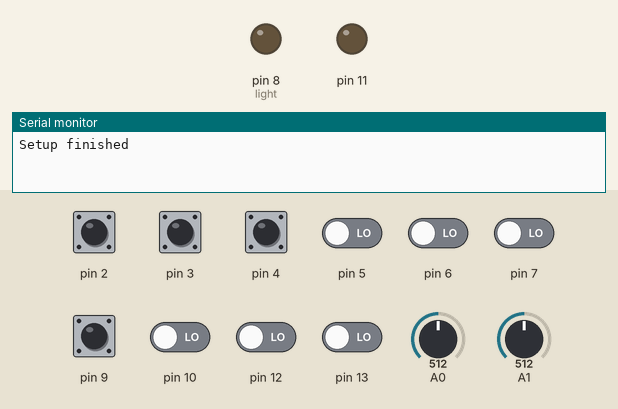
A sketch run on a simulated Arduino Uno, built with avr-gcc and run on an emulated ATmega328P. Shown: output pins drawn as LEDs (lit = HIGH), the last lines printed to the serial monitor. Inputs (shaded band) come from the test bench; at power-on: pin 2–4, pin 9 HIGH, pin 5–7, pin 10, pin 12, pin 13 LOW, A0 = 512, A1 = 512. Random numbers use the default seed unless the sketch sets one.

Above: at 1.2 s.
1.3 s: pin 2 pulled LOW for 0.15 s
At 3.18 s:
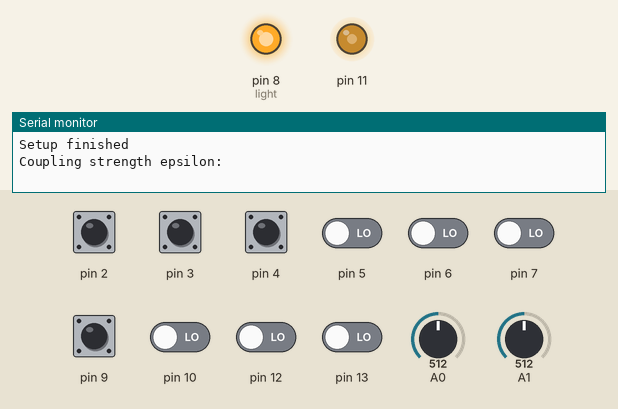
4.3 s: pin 3 pulled LOW for 0.15 s
At 6.24 s:
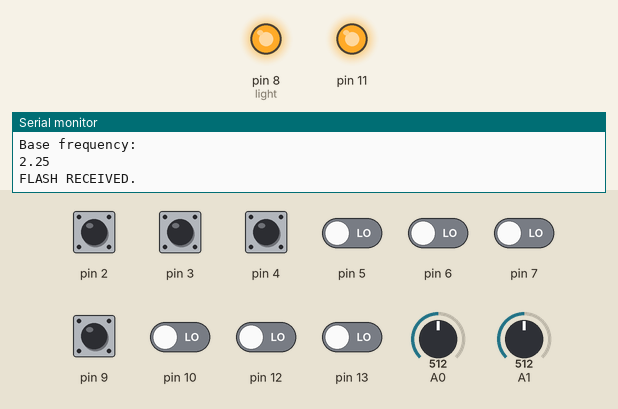
7.4 s: pin 2 pulled LOW for 1 s
At 9.02 s:
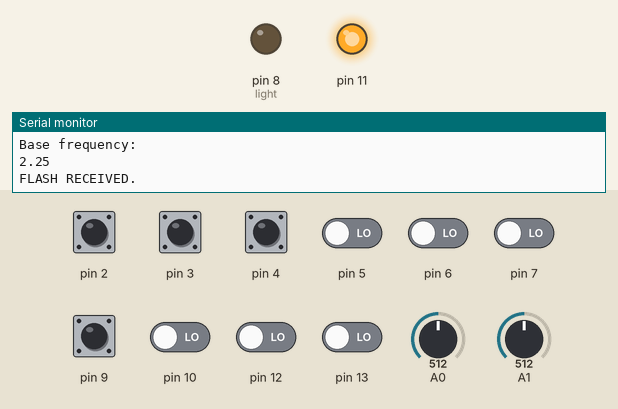
10.4 s: pin 3 pulled LOW for 1 s
Timing chart, 0 to 14.4 s (numbered marks = the images above; inputs shaded):
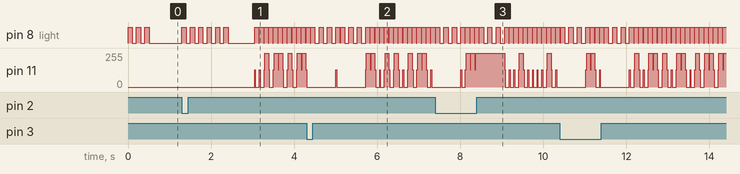

The sketch:

IAP_fly.ino
```cpp
/*
Author: Jonas Lang
Date: 17.08.2017

This is the main file that simulates the virtual firefly.
Because of the three way switch used on the shield up to 8 different variations or mechanisms can be programmed.
Right now this code contains 3 different synchronization mechanisms. The models are the mathematical mode Renato E. Mirollo and Steven H. Strogtz
used in their paper "Synchronization of Pulse-Coupled Biological Oszillators" and the phase-advance synchronization model
and phase-delay synchronization model proposed from John Buck.
*/

#include "Firefly.h"

Firefly firefly; //creating an object of the class Firefly that includes all necessary variable and functions
//with the creation of that object all basic Timer and Output configurations are made

char switch_state = 0;
char old_switch_state = 0;

// double old_millis = 0;
// double current_millis = 0;
double delta_T = 0.0002;
double noise = 0.05;
const double max_noise = 10;

int iteration_counter = 1;

void setup()
{
    Serial.begin(9600);
	firefly.timerAndPinConfiguration(); //call the configuration function to set Timer1 and Timer2 and the Outputs/Inputs properly
	/*
	The three pin Dil switch is attached to the Pins PD2 (Digital Pin 2), PD3 (Digital Pin 3) and PD4 (Digital Pin 4)
	to keep the Pins for the serial communication free.
	The pins have to be somehow be pulled up or pulled down to get a defined digital state. Therefor the internal pull-ups are used to save some place.
	They are activated for the whole PORD D because that makes it much easier later to ask for the Switch state.
	*/

	DDRD &= ~(1 << PD2); //declaring PD2 as an Input
	DDRD &= ~(1 << PD3); //declaring PD3 as an Input
	DDRD &= ~(1 << PD4); //declaring PD4 as an Input
	PORTD |= (1 << PD2) | (1 << PD3) | (1 << PD4); //activate the internal pull-ups

	firefly.phi_max = (unsigned int) ((F_CLK * firefly.constant_flash_interval) / PRESCALER);
	//calculation roughly phi_max

	PHI_RAW = random(firefly.phi_max); //after start up starting with a random phase to make it easier to start the fireflies out of synchronism

	firefly.random_value = random(1000);
	firefly.constant_flash_interval_offset = firefly.mapFloat(firefly.random_value, 0, 1023, -0.05, 0.05);
	//assign a random mapped value as flash offset
    // old_millis = millis();
    Serial.println("Setup finished");
}

void loop()
{
	switch_state = (PIND & (1 << PD2)) + (PIND & (1 << PD3)) + (PIND & (1 << PD4));
	//as state of the switch is represented through the sum of all single states

	//if a switch is changed it is recognized in the beginnig and after that the whole process can go on with the new activated mechanism
	if (old_switch_state != switch_state)
	{
		for (int i = 0; i < 6; i++)
		{
			PORTB ^= (1 << PB0);
			firefly.millisecondDelay(100);
		}//let the visible led flicker as recognition if the switch was used
		old_switch_state = switch_state;
	}

	firefly.potentiometerReadIn();
  iteration_counter = iteration_counter + 1;

	if(firefly.x <= firefly.x_reset)
	{
        // current_millis = millis();
        // delta_T = (current_millis - old_millis)/1000.;
        noise = double(random(-max_noise, max_noise));
        firefly.x += (firefly.frequency + noise)*delta_T;  // double(PHI_RAW)/firefly.phi_max;
	    // firefly.x = -a * exp(-(b / firefly.phi_max) * PHI_RAW) + c; //"x" gets it's new value according to x = f_phi
	} else {
        firefly.flashMirolloStrogatzModel();
	}

	firefly.flashReceiveCheck(); //checking if other fierflies flashed
	//the flash receive handler has to be coosen due to the synchronization mechanism that is activ

    firefly.receiveHandlerMirolloStrogatzModel();

	firefly.resetFlashReceive(); //reset all the received flashes that they arn't processed again.
    // old_millis = current_millis;
}
```

Firefly.cpp
```cpp
/*
Author: Jonas Lang
Date: 17.08.2017

The Firefly.cpp file contains the code that can be called later in the main file. The purpose of this file is to make the main code shorter and easier
to read.
*/

#include "Arduino.h"
#include "Firefly.h"

Firefly::Firefly(){} //constructor of the class firefly

/*
the "timerAndPinConfiguration"-function have to be called in the setup to configure the the Timer and the Outputs with the IR-LED's and IR-Receiver
*/

void Firefly::timerAndPinConfiguration()
{
	/*
	Initialize Timer1:
  	Timer1 is used to keep track of the flashing rythm if the firefly is not entrained/triggered for another one.
  	Therefor the Timer1 is driven in the "Normal-Mode". That means that it only counts up. The counting value is in the register TCNT1 or "phiRaw".
  	That register can be compared to the variable "phi_max" to figure out when to flash. The value of "phi_max" can be calculated like that:

  	phi_max = (F_CLK * flashInterval) / prescaler

  	These values are all defined above!
  	*/

  	TCCR1A = 0; //for Normal-Mode is no Bit in the TCCR1A register necessary
  	TCCR1B = 0b00000101; //the last three bits are to set the prescaler for Timer1. For a prescaler of 1024 (the Timer1 increments it's value at every 1024th clock cycle)
 	 TIMSK1 = 0; //to ensure that no interrupt request is set

  	/*
  	Initialize Timer2:
  	Timer2 is used to modulate the required frequency (~38kHz) for the IR-Receiver. Timer2 is driven in CTC-Mode (Clear Timer on Compare-Match-Mode)
  	with the additional setting that if the compare-match is reached the pin OC2A (PB3, Digital Pin 11 --> the IR-LED have to be connected to that pin) is toggled.
  	The compare value is stored in the register OCR2A.
  	To calculate the value that have to be stored in OCR2A we have to know witch prescaler N we are using and we need to know the clock frequency f_clk
  	and the frequency f of our signal:

  	OCR2A = (f_clk/(2*N*f))-1

  	*/

  	TCCR2A = 0b01000010; //the first "1" chooses the Mode to toggle pin OC2A on compare match. The second "1" is for choosing CTC-Mode
 	TCCR2B = 0; //right no the counter is disabled because there is no prescaler set. That is only necessary if a flash is required
 	TIMSK2 = 0; //to ensure that no interrupt is set
  	OCR2A = 210; //initialize the OCR2A register with the calculated value
  	TCNT2 = 0; //initialize the value of the Timer2 so that it start counting from bottom

  	/*
  	Initialize required pins:
  	The IR-LED have to be connected to PB3 (OC2A, Digital Pin 11) like it was mentioned above. The Pin has to be declared as an output. If it's not it won't toggle.

  	The visible LED is connected to the PB0 (Digital Pin 8). It has to be an Output.
  	/////////////////////////////////////////////////////////////////////////////////////////////////////////////////////////////////////////

  	The IR-Receiver has an internal filter circuit that filters out any frequency than 38kHz (TSOP38238). It also filters out IR light from DC light sources.
  	Thats the reason why the IR-LED has to flash with this certain frequency. That means that the Output of the receiver (witch is internally pulled high) is
  	not influenced from ambient light. It in not necessary to take a sample. Thats why the output of the IR-Receiver is connected to PB1 (Digital Pin 9).
  	This Pin has to be an Input. And for later: we have to wait until the Pin is Low!!!
  	*/

  	DDRB |= (1 << DDB0) | (1 << DDB3); //declaring PB0 (Digital Pin 8) and PB3 (OC2A, Digital Pin 11) as Output
  	DDRB &= ~(1 << DDB1); //declaring PB1 (Digital Pin 9) as an Input
  	DDRB &= ~(1 << DDB2); //declaring PB2 (Digital Pin 10) as an Input
  	DDRB &= ~(1 << DDB4); //declaring PB4 (Digital Pin 12) as an Input
  	DDRB &= ~(1 << DDB5); //declaring PB5 (Digital Pin 13) as an Input

  	//if one Pin isn't used just pull it up to Vss or remove the variable that holds the value for the unused pin from the argument of the if-sentence below!

  	/*
  	The variables "epsilon" and "flash_interval" should be adjustable at first on the breadboard with some potentiometers. Those are hooked up to the Pins
  	PC0 (Analog Pin A0) and PC1 (Analog Pin A1). Hence they have to be inputs
  	*/

  	DDRC &= ~(1 << DDC0); //declaring PC0 (Analog Pin A0) as an Input
  	DDRC &= ~(1 << DDC1); //declaring PC1 (Analog Pin A1) as an Input
}

/*
The "millisecondDelay"-function is introduced to ensure that there is no change in the settings of Timer1 and Timer2!
*/

void Firefly::millisecondDelay(int time_delay)
{
	int start_time = millis();
	int current_time = millis();
	//staying in the loop until "time_delay" is over
	while((current_time - start_time) <= time_delay)
	{
		current_time = millis();
	}
}

/*
the "potetiometerReadIn"-function reads the values of the potentiometer and map the value to the right range vor the variable.
It also calculates directly the new "phi_max" value!
*/

void Firefly::potentiometerReadIn()
{
	epsilon = mapFloat(analogRead(A0), 0, 1023, -0.01, 2.5); //reading in the analog value on pin PC0/A0 and map that value to a value between 0.01 and 0.2
    if (epsilon < 0) {
        epsilon = 0;
    }
    frequency = mapFloat(analogRead(A1), 0, 1023, 0.5, 4.);
  	// flash_interval = constant_flash_interval + mapFloat(analogRead(A1), 0, 1023, -1, 1.5) + constant_flash_interval_offset;
  	//reading in the new "flash_interval" from PC1/A1, map it and add it to the constant interval then add the previous calculated (firefly specific) flash interval offset
  	// phi_max = (unsigned int)((F_CLK * flash_interval) / PRESCALER); // calculate the new "phi_max" out of the new "flash_interval"
}

/*
The "flashReceiveCheck"-function checks if a flash is received and saves that information to the flash_receive_x variable.
This information is important for the flash handler!!!
*/

void Firefly::flashReceiveCheck()
{
	flash_receive_A = PINB & (1 << PB1); //saving the state if a flash is received or not for pin PB1.
  	flash_receive_B = PINB & (1 << PB2); //saving the state if a flash is received or not for pin PB2.
  	flash_receive_C = PINB & (1 << PB4); //saving the state if a flash is received or not for pin PB4.
 	flash_receive_D = PINB & (1 << PB5); //saving the state if a flash is received or not for pin PB5.

    if((flash_receive_A == 0) || (flash_receive_B == 0) || (flash_receive_C == 0) || (flash_receive_D == 0))
    {
        flash_received = true;
    }
}

/*
After a flash is received and processed the variable that contains the flash information have to be reseted so that on the next walkthrough of the
loop-function the same process is not processed again!!!
*/

void Firefly::resetFlashReceive()
{
	flash_receive_A = HIGH; //ensure that the for the next round the flash receive is HIGH
  	flash_receive_B = HIGH;
  	flash_receive_C = HIGH;
  	flash_receive_D = HIGH;
    flash_received = false;
}

/*
The "flashMirolloStrogatzModel"-function makes the flash that occurs in the mathematical model used from Renato E. Mirollo and Steven H. Strogatz
in their Paper "Synchronization of Pulse-Coupled Biological Oszillators".
*/

void Firefly::flashMirolloStrogatzModel()
{
	int start_flash = millis();
  	int current_time = millis();

  	TCCR2B = 0b00000001; //setting the prescaler to "1"
  	PORTB |= (1 << PB0); //light-up the visible LED

  	//stretch the time in the loop to "flashLength"
  	while((current_time - start_flash) <= VISIBLE_FLASH_LENGTH)
  	{
  		/*
  		The IR-LED flashes only for 20ms because the processor of the other artificial fireflies is to fast. If the IR-LED flashes 200ms the others
	    would recognize the same flash several times. Even 20ms are to long! Therefor is in the end that short delay of 20ms to ensure that roughly one flash
   	 	is recognized.
    	But the flash length of the IR-LED can't just be made smaller. It has to be at least 10ms because if the flash length is smaller it's not
    	sure if the others recognize the flash!
    	*/
    	if((current_time - start_flash) >= IR_FLASH_LENGTH)
    	{
      		TCCR2B = 0; //clear the prescaler to stop flashing the IR-LED
      		PHI_RAW = 0; //clear the recent value so that it start up from bottom if it is again activated
    	}
        if ((current_time - start_flash) >= IR_FLASH_LENGTH + IR_FLASH_BLIND) {
            // still check for flashes
            flashReceiveCheck();
            receiveHandlerMirolloStrogatzModel();
            resetFlashReceive();
        }
    	current_time = millis();
  	}

    Serial.println("Coupling strength epsilon: ");
    Serial.println(epsilon);
    Serial.println("Base frequency: ");
    Serial.println(frequency);

  	TCCR2B = 0; //ensure that the prescaler to stop flashing the IR-LED is cleared
  	PORTB &= ~(1 << PB0); //kill the visible LED

  	//after a flash the pacemaker has to be reseted to start a new cycle
    flash_not_yet_seen = true;
  	x = double(max(int(x*PREC)%PREC, MAX_RESET_X))/PREC;
    // Serial.print("MODULO GIVES: ");
    // Serial.println(x);
  	PHI_RAW = 0;
}

/*
The flash receive handler handles the necessary actions if a flash is received after the model of Mirollo and Strogatz.S
*/

void Firefly::receiveHandlerMirolloStrogatzModel()
{
	//The IR-receiver has an internal pull-up resistor! So it's important to look for an LOW pin if a flash is received.

  	if(flash_received && flash_not_yet_seen)
  	{
        if (x<0.5) {
    	    x += epsilon; //the current pacemaker point gets lifted about "epsilon"
        } else {
            x += 2*epsilon;
        }
        Serial.println("FLASH RECEIVED.");
        flash_not_yet_seen = false;
    	// millisecondDelay(IR_FLASH_LENGTH); //ensures that only one flash is recognized per cycle
  	}
}

/*
The model of Buck includes the neural delay from the point at which the information that a flash should occur to the visible flash.
That delay is enormous important especially for the phase delay mechanism!!!
*/

void Firefly::flashBuckPhaseAdvanceAndDelay()
{
	millisecondDelay(NEURAL_DELAY); //neuronal delay

  	int start_flash = millis();
  	int current_time = millis();

  	TCCR2B = 0b00000001; //setting the prescaler to "1"
  	PORTB |= (1 << PB0); //light-up the visible LED

  	//stretch the time in the loop to "flashLength"
  	while((current_time - start_flash) <= VISIBLE_FLASH_LENGTH)
  	{
    	/*
    	The IR-LED flashes only for 20ms because the processor of the other artificial fireflies is to fast. If the IR-LED flashes 200ms the others
    	would recognize the same flash several times. Even 20ms are to long! Therefor is in the end that short delay of 20ms to ensure that roughly one flash
    	is recognized.
    	But the flash length of the IR-LED can't just be made smaller. It has to be at least 10ms because if the flash length is smaller it's not
    	sure if the others recognize the flash!
    	*/
    	if((current_time - start_flash) >= IR_FLASH_LENGTH)
    	{
     		TCCR2B = 0; //clear the prescaler to stop flashing the IR-LED
      		PHI_RAW = 0; //clear the recent value so that it start up from bottom if it is again activated
    	}
      	current_time = millis();
  	}

  	TCCR2B = 0; //ensure that the prescaler is cleared to stop flashing the IR-LED
  	PORTB &= ~(1 << PB0); //kill the visible LED

  	//after a flash the pacemaker has to be reseted to start a new cycle
  	x = 0;
  	PHI_RAW = 0;
}

/*
The model from John Buck predict that only if the threshold (xReset - epsilon) is exceeded entrainment (phase shifting) can occur.
 Before that threshold nothing happens!
*/

void Firefly::receiveHandlerBuckPhaseAdvance()
{
	//The IR-receiver has an internal pull-up resistor! So it's important to look for an LOW pin if a flash is received.

  	if(((flash_receive_A == 0) || (flash_receive_B == 0) || (flash_receive_C == 0) || (flash_receive_D == 0)) && (x + epsilon) >= x_reset)
  	{
  		flashBuckPhaseAdvanceAndDelay(); //the corresponding flash model is called because the firelfy is foreced to flash
   		x = 0; //after that the pacemaker and the state x are reseted to start the cycle again
  		PHI_RAW = 0;
  	}
}

void Firefly::receiveHandlerBuckPhaseDelay()
{
	//The IR-receiver has an internal pull-up resistor! So it's important to look for an LOW pin if a flash is received.

  	/*
  	The Phase-Delay Synchronization model from John Buck is similar to the Phase-Advance Synchronization model with the exception that no flash occurs. Instead
  	the pacemaker and the state "x" are resetted to basal line
  	*/

  	if((flash_receive_A == 0) || (flash_receive_B == 0) || (flash_receive_C == 0) || (flash_receive_D == 0) && ((x + epsilon) >= x_reset))
  	{
    	millisecondDelay(VISIBLE_FLASH_LENGTH);
    	/*
    	this delay is to balance the time between pacemaker reset and and the end of the recognized flash.
    	that is important because if the delay isn't there the reseted firefly would start his pacemaker earier than the other. The result is that they won't
    	synchronize.
    	*/
    	PHI_RAW = 0; //reset the pacemaker to start from basal line
    	x = 0;
  	}
}

/*
The "mapFloat"-function recalculates a value from an specific range to an corresponding value in an other range.
It's like the Arduino "map"-function.
*/

float Firefly::mapFloat(float x, float in_min, float in_max, float out_min, float out_max)
{
	return (float)(x - in_min) * (out_max - out_min) / (in_max - in_min) + out_min;
}
```

Source omitted: Firefly.h (2592 bytes)
